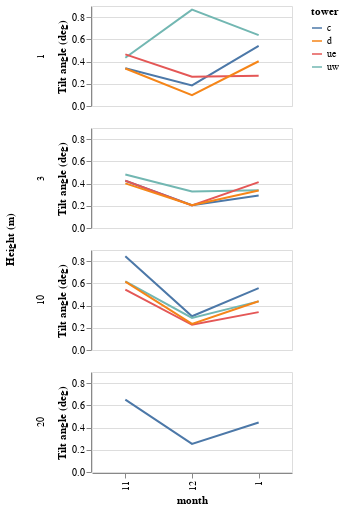

The notebook cell saved with this chart:
### Code cell
alt.Chart(fits_df).mark_line().encode(
    alt.X('month:O', sort=[11, 12, 1]),
    alt.Y('tilt:Q', title="Tilt angle (deg)"),
    alt.Color('tower:N')
).properties(height=100, width=200).facet(
    row = alt.Row('height:O', title='Height (m)')
)

### Figure 1 — Vega-Lite specification as saved in the notebook (floating-point values rounded to 4 significant figures)
{"config": {"view": {"continuousWidth": 400, "continuousHeight": 300}}, "data": {"name": "data-9d4d2f09ce7e547d57e32b1a43808b9c"}, "facet": {"row": {"field": "height", "title": "Height (m)", "type": "ordinal"}}, "spec": {"mark": "line", "encoding": {"color": {"field": "tower", "type": "nominal"}, "x": {"field": "month", "sort": [11, 12, 1], "type": "ordinal"}, "y": {"field": "tilt", "title": "Tilt angle (deg)", "type": "quantitative"}}, "height": 100, "width": 200}, "$schema": "https://vega.github.io/schema/vega-lite/v4.17.0.json", "datasets": {"data-9d4d2f09ce7e547d57e32b1a43808b9c": [{"month": 11, "height": 1, "tower": "c", "a": -0.08467, "b": 0.001052, "c": 0.005831, "tilt": 0.3395, "tiltaz": -100.2}, {"month": 11, "height": 3, "tower": "c", "a": -0.0408, "b": 0.0007649, "c": 0.007379, "tilt": 0.4251, "tiltaz": -95.92}, {"month": 11, "height": 10, "tower": "c", "a": -0.1021, "b": 0.005427, "c": 0.01368, "tilt": 0.843, "tiltaz": -111.6}, {"month": 11, "height": 20, "tower": "c", "a": -0.03935, "b": 0.0009625, "c": 0.01133, "tilt": 0.6512, "tiltaz": -94.86}, {"month": 11, "height": 1, "tower": "uw", "a": -0.05642, "b": 0.004298, "c": 0.006243, "tilt": 0.4342, "tiltaz": -124.5}, {"month": 11, "height": 3, "tower": "uw", "a": -0.08838, "b": 0.002626, "c": 0.007998, "tilt": 0.4823, "tiltaz": -108.2}, {"month": 11, "height": 10, "tower": "uw", "a": -0.08888, "b": 0.001058, "c": 0.01072, "tilt": 0.6171, "tiltaz": -95.64}, {"month": 11, "height": 1, "tower": "ue", "a": -0.07063, "b": 0.001452, "c": 0.007983, "tilt": 0.4649, "tiltaz": -100.3}, {"month": 11, "height": 3, "tower": "ue", "a": -0.07062, "b": 0.0009432, "c": 0.007391, "tilt": 0.4269, "tiltaz": -97.27}, {"month": 11, "height": 10, "tower": "ue", "a": -0.07962, "b": 0.003624, "c": 0.008746, "tilt": 0.5424, "tiltaz": -112.5}, {"month": 11, "height": 1, "tower": "d", "a": -0.06029, "b": 0.0006634, "c": 0.005861, "tilt": 0.338, "tiltaz": -96.46}, {"month": 11, "height": 3, "tower": "d", "a": -0.05923, "b": 0.001721, "c": 0.00679, "tilt": 0.4013, "tiltaz": -104.2}, {"month": 11, "height": 10, "tower": "d", "a": -0.05283, "b": 0.003816, "c": 0.01005, "tilt": 0.6159, "tiltaz": -110.8}, {"month": 12, "height": 1, "tower": "c", "a": -0.1078, "b": 0.002366, "c": 0.002212, "tilt": 0.1856, "tiltaz": -136.9}, {"month": 12, "height": 3, "tower": "c", "a": -0.0556, "b": 0.002316, "c": 0.002721, "tilt": 0.2047, "tiltaz": -130.4}, {"month": 12, "height": 10, "tower": "c", "a": -0.1285, "b": 0.004961, "c": 0.001866, "tilt": 0.3037, "tiltaz": -159.4}, {"month": 12, "height": 20, "tower": "c", "a": -0.06992, "b": 0.002747, "c": 0.003464, "tilt": 0.2533, "tiltaz": -128.4}, {"month": 12, "height": 1, "tower": "uw", "a": -0.1033, "b": 0.01321, "c": 0.007398, "tilt": 0.8677, "tiltaz": -150.8}, {"month": 12, "height": 3, "tower": "uw", "a": -0.1232, "b": 0.004557, "c": 0.0035, "tilt": 0.3292, "tiltaz": -142.5}, {"month": 12, "height": 10, "tower": "uw", "a": -0.1285, "b": 0.0041, "c": 0.002948, "tilt": 0.2893, "tiltaz": -144.3}, {"month": 12, "height": 1, "tower": "ue", "a": -0.09571, "b": 0.003004, "c": 0.003479, "tilt": 0.2634, "tiltaz": -130.8}, {"month": 12, "height": 3, "tower": "ue", "a": -0.08941, "b": 0.002178, "c": 0.00279, "tilt": 0.2028, "tiltaz": -128.0}, {"month": 12, "height": 10, "tower": "ue", "a": -0.09453, "b": 0.003112, "c": 0.002451, "tilt": 0.227, "tiltaz": -141.8}, {"month": 12, "height": 1, "tower": "d", "a": -0.1077, "b": 0.001713, "c": 7.414e-05, "tilt": 0.09824, "tiltaz": -177.5}, {"month": 12, "height": 3, "tower": "d", "a": -0.08404, "b": 0.002759, "c": 0.002267, "tilt": 0.2046, "tiltaz": -140.6}, {"month": 12, "height": 10, "tower": "d", "a": -0.08589, "b": 0.002642, "c": 0.003146, "tilt": 0.2354, "tiltaz": -130.0}, {"month": 1, "height": 1, "tower": "c", "a": -0.0748, "b": -0.00449, "c": 0.008326, "tilt": 0.542, "tiltaz": -61.66}, {"month": 1, "height": 3, "tower": "c", "a": -0.02903, "b": 0.000222, "c": 0.005089, "tilt": 0.2918, "tiltaz": -92.5}, {"month": 1, "height": 10, "tower": "c", "a": -0.0629, "b": -0.003444, "c": 0.009091, "tilt": 0.557, "tiltaz": -69.25}, {"month": 1, "height": 20, "tower": "c", "a": -0.01337, "b": -0.00294, "c": 0.007205, "tilt": 0.4459, "tiltaz": -67.8}, {"month": 1, "height": 1, "tower": "uw", "a": -0.0818, "b": -0.003273, "c": -0.01064, "tilt": 0.6376, "tiltaz": 72.9}, {"month": 1, "height": 3, "tower": "uw", "a": -0.07694, "b": 0.0005941, "c": 0.005907, "tilt": 0.3402, "tiltaz": -95.74}, {"month": 1, "height": 10, "tower": "uw", "a": -0.0669, "b": -0.001373, "c": 0.007513, "tilt": 0.4376, "tiltaz": -79.65}, {"month": 1, "height": 1, "tower": "ue", "a": -0.05551, "b": 3.11e-05, "c": 0.004743, "tilt": 0.2718, "tiltaz": -90.38}, {"month": 1, "height": 3, "tower": "ue", "a": -0.05411, "b": -0.00182, "c": 0.006965, "tilt": 0.4124, "tiltaz": -75.36}, {"month": 1, "height": 10, "tower": "ue", "a": -0.04343, "b": -0.001606, "c": 0.005729, "tilt": 0.3409, "tiltaz": -74.34}, {"month": 1, "height": 1, "tower": "d", "a": -0.07388, "b": -0.006653, "c": -0.002269, "tilt": 0.4027, "tiltaz": 18.83}, {"month": 1, "height": 3, "tower": "d", "a": -0.04838, "b": 9.622e-05, "c": 0.005904, "tilt": 0.3383, "tiltaz": -90.93}, {"month": 1, "height": 10, "tower": "d", "a": -0.03408, "b": -0.002424, "c": 0.007267, "tilt": 0.4389, "tiltaz": -71.56}]}}
